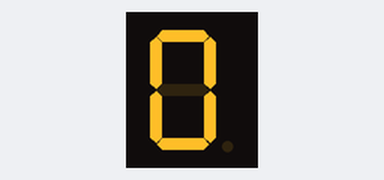
A sketch run on a simulated Arduino Uno, built with avr-gcc and run on an emulated ATmega328P. On the bench: 1-digit seven-segment display. Wiring (inferred from the names in the program): 1-digit 7-segment display, segments lit when HIGH: segments pin 0, pin 1, pin 2, pin 3, pin 4, pin 6, pin 5. The segment pins are drawn as the display they are named for.

Above: at 0.1 s.
At 5.1 s:
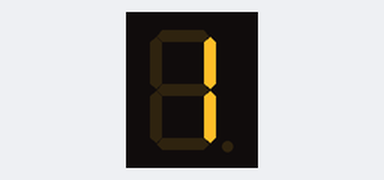
At 10.1 s:
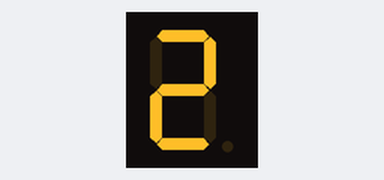
At 15.1 s:
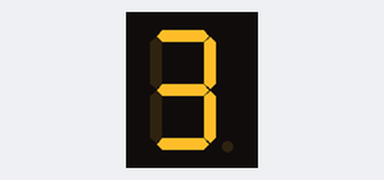
At 25.1 s:
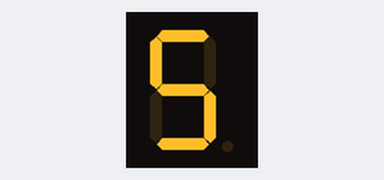
At 35.1 s:
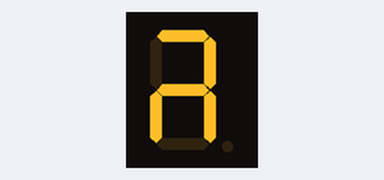

The sketch:

sketch_dec02a.ino
```cpp
#define segA 0
#define segB 1
#define segC 2
#define segD 3
#define segE 4
#define segG 5
#define segF 6
int count=0;
void setup() {
  for (int i=0;i<7;i++)
  {
    pinMode(i,OUTPUT);
  }
}

void loop() {
  switch(count)
  {
    case 0:
    digitalWrite(segA,HIGH);
    digitalWrite(segB,HIGH);
    digitalWrite(segC,HIGH);
    digitalWrite(segD,HIGH);
    digitalWrite(segE,HIGH);
    digitalWrite(segF,HIGH);
    digitalWrite(segG,LOW);
    break;
    case 1:
    digitalWrite(segA,LOW);
    digitalWrite(segB,HIGH);
    digitalWrite(segC,HIGH);
    digitalWrite(segD,LOW);
    digitalWrite(segE,LOW);
    digitalWrite(segF,LOW);
    digitalWrite(segG,LOW);
    break;
    case 2:
    digitalWrite(segA,HIGH);
    digitalWrite(segB,HIGH);
    digitalWrite(segC,LOW);
    digitalWrite(segD,HIGH);
    digitalWrite(segE,HIGH);
    digitalWrite(segF,LOW);
    digitalWrite(segG,HIGH);
    break;
    case 3:
    digitalWrite(segA,HIGH);
    digitalWrite(segB,HIGH);
    digitalWrite(segC,HIGH);
    digitalWrite(segD,HIGH);
    digitalWrite(segE,LOW);
    digitalWrite(segF,LOW);
    digitalWrite(segG,HIGH);
    break;
    case 4:
    digitalWrite(segA,LOW);
    digitalWrite(segB,HIGH);
    digitalWrite(segC,HIGH);
    digitalWrite(segD,LOW);
    digitalWrite(segE,LOW);
    digitalWrite(segF,HIGH);
    digitalWrite(segG,HIGH);
    break;
    case 5:
    digitalWrite(segA,HIGH);
    digitalWrite(segB,LOW);
    digitalWrite(segC,HIGH);
    digitalWrite(segD,HIGH);
    digitalWrite(segE,LOW);
    digitalWrite(segF,HIGH);
    digitalWrite(segG,HIGH);
    break;
    case 6:
    digitalWrite(segA,HIGH);
    digitalWrite(segB,LOW);
    digitalWrite(segC,HIGH);
    digitalWrite(segD,HIGH);
    digitalWrite(segE,HIGH);
    digitalWrite(segF,HIGH);
    digitalWrite(segG,HIGH);
    break;
    case 7:
    digitalWrite(segA,HIGH);
    digitalWrite(segB,HIGH);
    digitalWrite(segC,HIGH);
    digitalWrite(segD,LOW);
    digitalWrite(segE,HIGH);
    digitalWrite(segF,LOW);
    digitalWrite(segG,HIGH);
    break;
    case 8:
    digitalWrite(segA,HIGH);
    digitalWrite(segB,HIGH);
    digitalWrite(segC,HIGH);
    digitalWrite(segD,HIGH);
    digitalWrite(segE,HIGH);
    digitalWrite(segF,HIGH);
    digitalWrite(segG,HIGH);
    break;
    case 9:
    digitalWrite(segA,HIGH);
    digitalWrite(segB,HIGH);
    digitalWrite(segC,HIGH);
    digitalWrite(segD,HIGH);
    digitalWrite(segE,LOW);
    digitalWrite(segF,HIGH);
    digitalWrite(segG,HIGH);
    break;
  }
  if(count<10)
  {
    count++;
    delay(5000);
  }
   if(count==10)
  {
    count=0;
    delay(1000);
  }
}
```

Measured:
- by itself, everything shown: repeats every 51.0 s, in 10 steps
- what the display in image 1 shows lasts 5.0 s, from 5.0 s to 10.0 s
